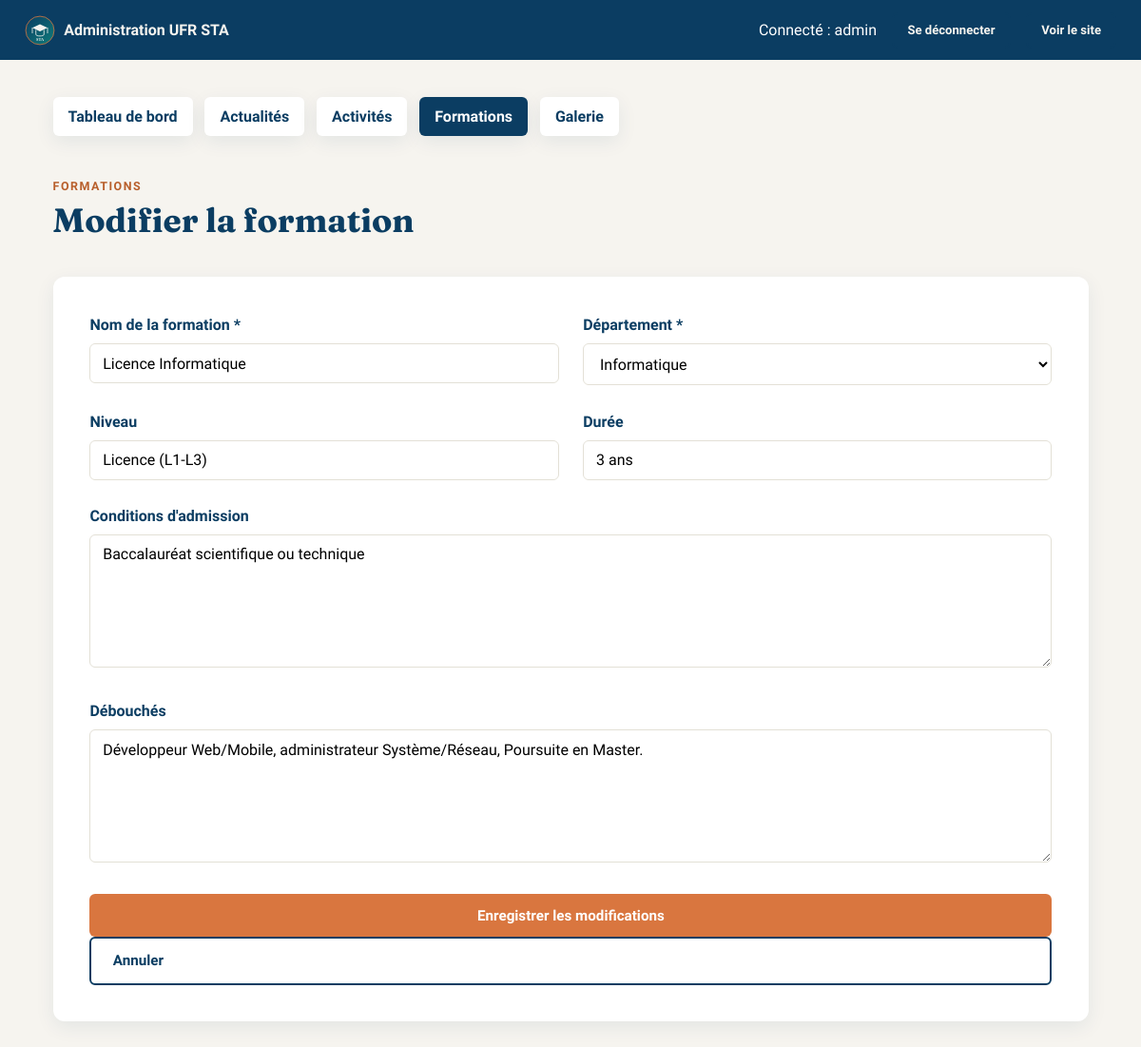
The page /admin/formations/modifier/1 (signed in) on the database its author committed.
### tables this page shows
CREATE TABLE formations (
    id                    INTEGER PRIMARY KEY AUTOINCREMENT,
    departement_id        INTEGER NOT NULL,
    nom                   TEXT NOT NULL,
    niveau                TEXT,
    duree                 TEXT,
    conditions_admission  TEXT,
    debouches             TEXT,
    FOREIGN KEY (departement_id) REFERENCES departements (id) ON DELETE CASCADE
);

### backend/app.py (the view, shortened to what this page needs)
@app.route("/admin/formations/modifier/<int:formation_id>", methods=["GET", "POST"])
@login_required
def admin_formation_modifier(formation_id):
    formation = query_db(
        "SELECT * FROM formations WHERE id = ?", (formation_id,), one=True
    )
    if formation is None:
        abort(404)
    departements_list = query_db("SELECT * FROM departements ORDER BY nom")
    modules = query_db(
        "SELECT * FROM programme_modules WHERE formation_id = ? ORDER BY semestre, id",
        (formation_id,),
    )
    programme = {}
    for m in modules:
        programme.setdefault(m["semestre"], []).append(m)
    return render_template(
        "admin/formation_form.html",
        formation=formation,
        departements=departements_list,
        programme=programme,
    )

### backend/app.py (called while the page is built)
def get_db():
    if "db" not in g:
        g.db = sqlite3.connect(app.config["DATABASE"])
        g.db.row_factory = sqlite3.Row
        g.db.execute("PRAGMA foreign_keys = ON")
    return g.db

def query_db(query, args=(), one=False):
    cur = get_db().execute(query, args)
    rows = cur.fetchall()
    cur.close()
    return (rows[0] if rows else None) if one else rows

def login_required(view):
    @wraps(view)
    def wrapped(*args, **kwargs):
        if not session.get("admin_logged_in"):
            flash("Veuillez vous connecter pour acceder a l'administration.", "error")
            return redirect(url_for("admin_login"))
        return view(*args, **kwargs)
    return wrapped

@app.context_processor
def inject_globals():
    ticker_items = query_db(
        "SELECT id, titre FROM actualites ORDER BY date_publication DESC LIMIT 6"
    )
    return {
        "current_year": datetime.now().year,
        "nom_ufr": "UFR Sciences et Technologies Avancées (STA)",
        "ticker_items": ticker_items,
    }

### templates/admin/formation_form.html (shortened to what this page needs)
{% extends "admin/base.html" %}
{% block content %}
<div class="section-header">
  <span class="eyebrow">Formations</span>
  <h2>{{ 'Modifier la formation' if formation else 'Ajouter une formation' }}</h2>
</div>
<form method="POST" class="card card--padded">
  <div class="form-grid form-grid--2">
    <div class="form-field">
      <label for="nom">Nom de la formation *</label>
      <input type="text" id="nom" name="nom" required value="{{ formation['nom'] if formation else '' }}">
    </div>
    <div class="form-field">
      <label for="departement_id">Département *</label>
      <select id="departement_id" name="departement_id" required>
        {% set dep_actuel = formation['departement_id'] if formation else None %}
        {% for dep in departements %}
        <option value="{{ dep['id'] }}" {% if dep_actuel==dep['id'] %}selected{% endif %}>{{ dep['nom'] }}</option>
        {% endfor %}
      </select>
    </div>
  </div>
  <div class="form-grid form-grid--2">
    <div class="form-field">
      <label for="niveau">Niveau</label>
      <input type="text" id="niveau" name="niveau" placeholder="Ex : Licence (L1-L3)"
             value="{{ formation['niveau'] if formation else '' }}">
    </div>
    <div class="form-field">
      <label for="duree">Durée</label>
      <input type="text" id="duree" name="duree" placeholder="Ex : 3 ans"
             value="{{ formation['duree'] if formation else '' }}">
    </div>
  </div>
  <div class="form-field">
    <label for="conditions_admission">Conditions d'admission</label>
    <textarea id="conditions_admission" name="conditions_admission">{{ formation['conditions_admission'] if formation else '' }}</textarea>
  </div>
  <div class="form-field">
    <label for="debouches">Débouchés</label>
    <textarea id="debouches" name="debouches">{{ formation['debouches'] if formation else '' }}</textarea>
  </div>
  <button type="submit" class="btn btn--primary">{{ 'Enregistrer les modifications' if formation else 'Ajouter la formation' }}</button>
  <a class="btn btn--ghost" href="{{ url_for('admin_formations') }}">Annuler</a>
</form>
{% endblock %}

### static/css/style.css (style rules this page uses)
:root { --color-navy: #0b3d62; --color-navy-dark: #082b46; --color-teal: #0e7c7b; --color-terracotta: #d9763f; --color-terracotta-dark: #b85f2c; --color-cream: #f6f4ef; --color-cream-dark: #efebe2; --color-ink: #1c2733; --color-ink-soft: #4a5568; --color-white: #ffffff; --color-line: #e3e0d6; --color-success: #1f7a4d; --color-error: #b3261e; --font-display: "Fraunces", Georgia, "Times New Roman", serif; --font-body: "Source Sans 3", "Segoe UI", Arial, sans-serif; --space-xs: 0.4rem; --space-sm: 0.8rem; --space-md: 1.6rem; --space-lg: 2.4rem; --space-xl: 4rem; --space-2xl: 6rem; --container-width: 1140px; --radius-sm: 6px; --radius-md: 12px; --shadow-card: 0 6px 20px rgba(11, 61, 98, 0.08); --shadow-card-hover: 0 12px 28px rgba(11, 61, 98, 0.14); }
*, *::before, *::after { box-sizing: border-box; }
html { scroll-behavior: smooth; }
body { margin: 0; font-family: var(--font-body); color: var(--color-ink); background: var(--color-cream); line-height: 1.6; -webkit-font-smoothing: antialiased; }
a { color: var(--color-teal); text-decoration: none; }
h1, h2, h3, h4 { font-family: var(--font-display); color: var(--color-navy); line-height: 1.15; margin: 0 0 var(--space-sm); }
h2 { font-size: clamp(1.5rem, 3.4vw, 2.2rem); }
.section-header { max-width: 720px; margin: 0 0 var(--space-lg); }
.eyebrow { display: inline-block; font-family: var(--font-body); font-weight: 700; letter-spacing: 0.12em; text-transform: uppercase; font-size: 0.78rem; color: var(--color-terracotta-dark); margin-bottom: var(--space-xs); }
.btn { display: inline-block; font-family: var(--font-body); font-weight: 600; padding: 0.7rem 1.4rem; border-radius: var(--radius-sm); border: 2px solid transparent; cursor: pointer; text-decoration: none; font-size: 0.95rem; transition: transform 0.15s ease, box-shadow 0.15s ease; }
.btn--primary { background: var(--color-terracotta); color: var(--color-white); }
.btn--ghost { background: transparent; border-color: var(--color-navy); color: var(--color-navy); }
.card { background: var(--color-white); border-radius: var(--radius-md); box-shadow: var(--shadow-card); overflow: hidden; display: flex; flex-direction: column; transition: box-shadow 0.2s ease, transform 0.2s ease; }
.form-field { margin-bottom: var(--space-md); }
.form-field label { display: block; font-weight: 600; margin-bottom: var(--space-xs); color: var(--color-navy); }
.form-field input, .form-field textarea, .form-field select { width: 100%; padding: 0.65rem 0.8rem; border: 1px solid var(--color-line); border-radius: var(--radius-sm); font-family: var(--font-body); font-size: 1rem; background: var(--color-white); }
.form-field textarea { min-height: 140px; resize: vertical; }
.form-grid { display: grid; gap: var(--space-md); }
@media (min-width: 640px) { .form-grid--2 { grid-template-columns: 1fr 1fr; } }
.card--padded { padding: var(--space-lg); }
.js .reveal { opacity: 0; transform: translateY(28px); transition: opacity 0.7s ease, transform 0.7s ease; transition-delay: var(--reveal-delay, 0s); }
.js .reveal.is-visible { opacity: 1; transform: none; }
.card { will-change: transform; }

### rows shown on the page
formations: nom "Licence Informatique", niveau "Licence (L1-L3)", duree "3 ans", conditions_admission "Baccalauréat scientifique ou technique", debouches "Développeur Web/Mobile, administrateur Système/Réseau, Poursuite en Master."

### other values the page prints
{{ session.get('admin_username', '') }} "admin"
{{ 'Modifier la formation' if formation else 'Ajouter une formation' }} "Modifier la formation"
form field departement_id "Informatique"
